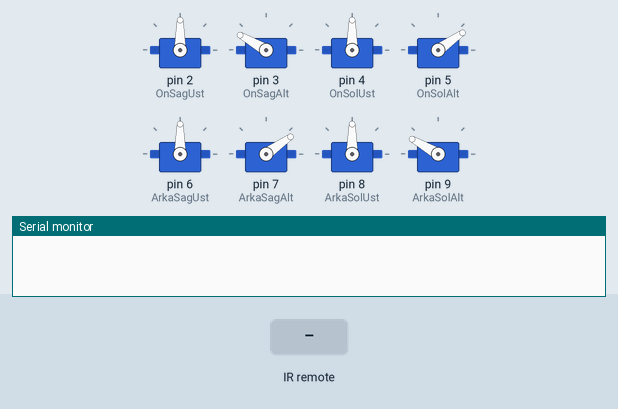
This sketch was run on a simulated Arduino Uno, built with avr-gcc and run on an emulated ATmega328P. On the bench: 8 × servo, the last lines printed to the serial monitor. The inputs (shaded band) are chosen by the test bench.

Above: at 1.2 s.
1.3 s: infrared code 0xFF18E7 received
At 1.45 s:
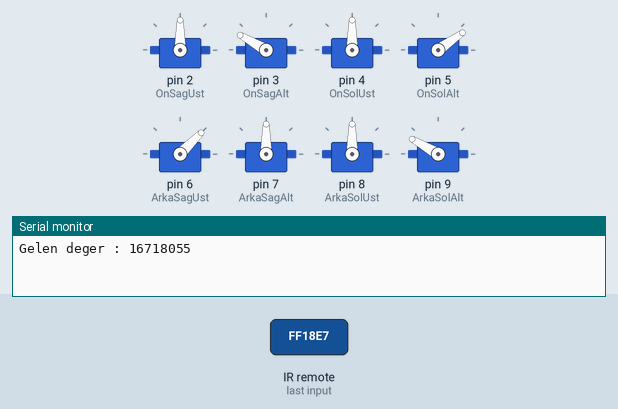
4.3 s: infrared code 0xFF4AB5 received
At 4.45 s:
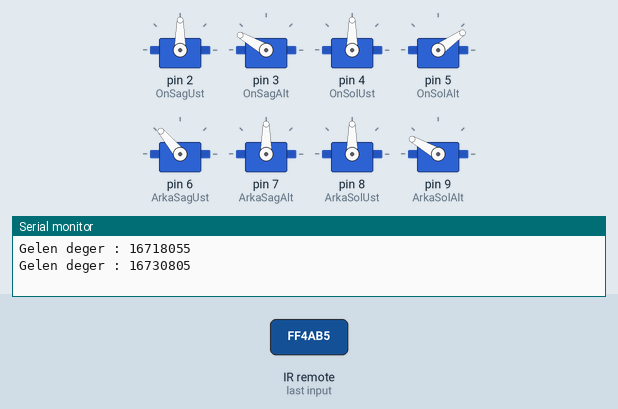
7.3 s: infrared code 0xFFA25D received
At 8.4 s:
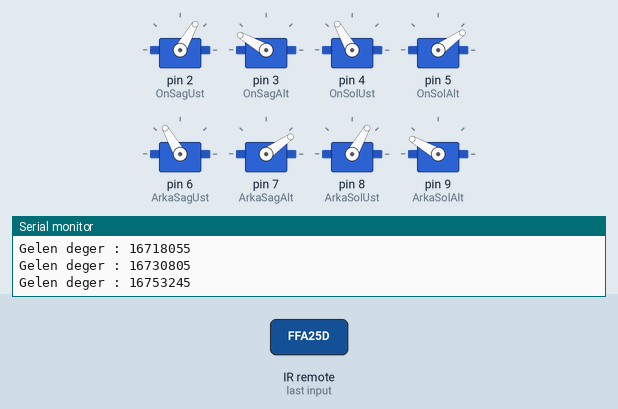
8.8 s: infrared code 0xFF5AA5 received
At 8.95 s:
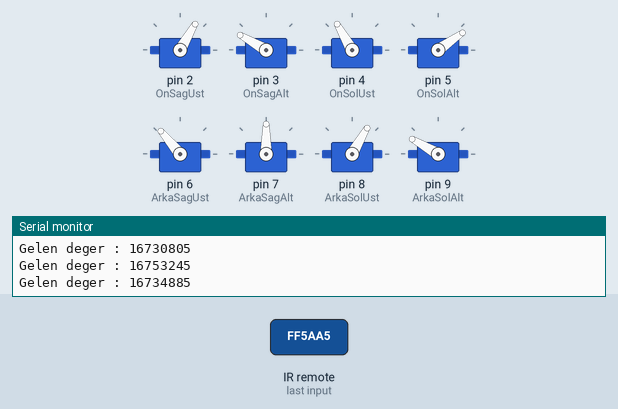
11.8 s: infrared code 0xFF629D received
At 13.0 s:
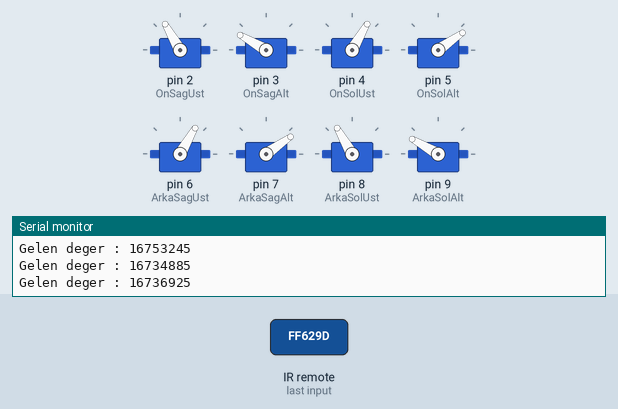
13.3 s: infrared code 0xFF10EF received
At 13.45 s:
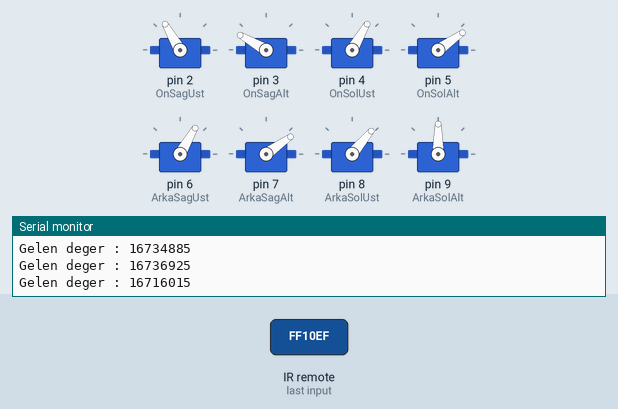
Timing chart, 0 to 16.6 s (numbered marks = the images above; inputs shaded):
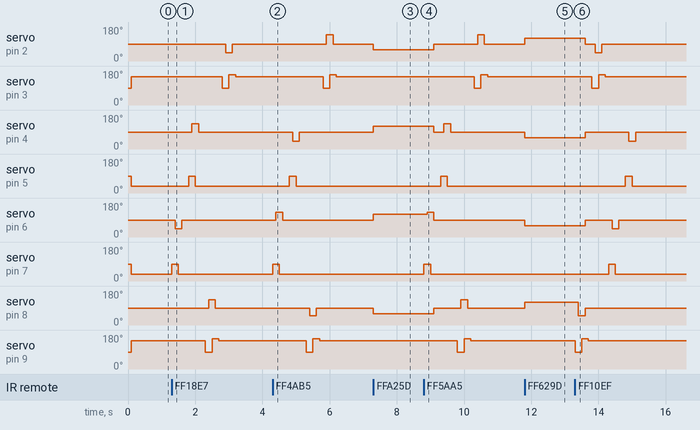

The sketch:

OrumcekRobotIRKumanda.ino
```cpp
#include<Servo.h>
#include <IRremote.h>
//________ÖNLER___________//
Servo OnSagUst;
Servo OnSagAlt;
Servo OnSolUst;
Servo OnSolAlt;
//________ARKA____________//
Servo ArkaSagUst;
Servo ArkaSagAlt;
Servo ArkaSolUst;
Servo ArkaSolAlt;

#define irUp  16718055
#define irDown 16730805
#define irRight 16734885
#define irLeft 16716015
#define irOK 16726215
#define ir1 16753245
#define ir2 16736925
#define ir3 16769565
#define ir4 16720605
#define ir5 16712445
#define ir6 16761405
#define ir7 16769055
#define ir8 16754775
#define ir9 16748655
#define ir0 16750695
#define irStar 16738455
#define irPound 16756815

int irReceiver = 12;
IRrecv irrecv(irReceiver);
decode_results results;


void setup() {
  //__________ÖNLER____________//
  OnSagUst.attach(2);
  OnSagAlt.attach(3);
  OnSolUst.attach(4);
  OnSolAlt.attach(5);
  //__________ARKALAR_____________//
  ArkaSagUst.attach(6);
  ArkaSagAlt.attach(7);
  ArkaSolUst.attach(8);
  ArkaSolAlt.attach(9);

  irrecv.enableIRIn();

  Serial.begin (9600);

}

void loop() {

  unsigned long value;
  unsigned long lastValue;

  center();  // Center all servos


  while (1 == 1)    // Loop forever
  {
    if (irrecv.decode(&results)) // If we have received an IR signal
    {
      value = results.value;
      Serial.print("Gelen deger : ");
      Serial.println(value);

      switch (value)
      {
        case irUp:
          lastValue = irUp;
          forward();
          break;

        case irDown:
          lastValue = irDown;
          back();
          break;

        case irRight:
          lastValue = irRight;
          right();
          break;

        case irLeft:
          lastValue = irLeft;
          left();
          break;

        case irOK:
          center();
          lastValue = irOK;
          break;

        case ir1:
          lastValue = ir1;
          upOpen();
          break;

        case ir2:
          lastValue = ir2;
          upClose();
          break;

        case ir3:
          lastValue = ir3;
          sitDown();
          break;

        case ir4:
          lastValue = ir4;
          getUp();
          break;

        case ir5:
          lastValue = ir5;
          wave();
          break;

        case ir6:
          lastValue = ir6;
          respect();
          break;

        case ir7:
          lastValue = ir7;
          solider();
          break;

        case ir8:
          lastValue = ir8;
          center();
          break;

        case ir9:
          lastValue = ir9;
          break;

        case ir0:
          lastValue = ir0;
          center();
          break;

        case irStar:
          lastValue = irStar;
          solider();
          break;

        case irPound:
          lastValue = irPound;
          hello();
          break;

        default:
          break;
      }

      irrecv.resume(); //next value
      delay(200);  // Pause for 50ms before executing next movement

    }// if irrecv.decode
  }//while


}

void center(){
  ArkaSagUst.write(90);
  ArkaSolUst.write(90);
  OnSagUst.write(90);
  OnSolUst.write(90);//
  delay(100);
  ArkaSagAlt.write(35);
  ArkaSolAlt.write(150);
  OnSagAlt.write(150);
  OnSolAlt.write(35);//
  delay(100);
}


void right(){
  ArkaSagAlt.write(90);
  delay(100);
  ArkaSagUst.write(130);
  delay(100);
  ArkaSagAlt.write(35);
  delay(100);
  center();

  OnSolAlt.write(90);
  delay(100);
  OnSolUst.write(135);
  delay(100);
  OnSolAlt.write(35);
  delay(100);
  center();

  ArkaSolAlt.write(90);
  delay(100);
  ArkaSolUst.write(135);
  delay(100);
  ArkaSolAlt.write(160);
  delay(100);
  center();

  OnSagAlt.write(90);
  delay(100);
  OnSagUst.write(140);
  delay(100);
  OnSagAlt.write(160);
  delay(100);
  center();

}

void left(){
  ArkaSolAlt.write(90);
  delay(100);
  ArkaSolUst.write(50);
  delay(100);
  ArkaSolAlt.write(160);
  delay(100);
  center();

  OnSagAlt.write(90);
  delay(100);
  OnSagUst.write(45);
  delay(100);
  OnSagAlt.write(160);
  delay(100);
  center();

  ArkaSagAlt.write(90);
  delay(100);
  ArkaSagUst.write(45);
  delay(100);
  ArkaSagAlt.write(35);
  delay(100);
  center();

  OnSolAlt.write(90);
  delay(100);
  OnSolUst.write(40);
  delay(100);
  OnSolAlt.write(35);
  delay(100);
  center();

}

void back(){
  ArkaSagAlt.write(90);
  delay(100);
  ArkaSagUst.write(130);
  delay(100);
  ArkaSagAlt.write(35);
  delay(100);
  center();

  OnSolAlt.write(90);
  delay(100);
  OnSolUst.write(40);
  delay(100);
  OnSolAlt.write(35);
  delay(100);
  center();

  ArkaSolAlt.write(90);
  delay(100);
  ArkaSolUst.write(50);
  delay(100);
  ArkaSolAlt.write(160);
  delay(100);
  center();

  OnSagAlt.write(90);
  delay(100);
  OnSagUst.write(140);
  delay(100);
  OnSagAlt.write(160);
  delay(100);
  center();
}

void forward(){
  ArkaSagAlt.write(90);
  delay(100);
  ArkaSagUst.write(45);
  delay(100);
  ArkaSagAlt.write(35);
  delay(100);
  center();

  OnSolAlt.write(90);
  delay(100);
  OnSolUst.write(135);
  delay(100);
  OnSolAlt.write(35);
  delay(100);
  center();

  ArkaSolAlt.write(90);
  delay(100);
  ArkaSolUst.write(135);
  delay(100);
  ArkaSolAlt.write(160);
  delay(100);
  center();

  OnSagAlt.write(90);
  delay(100);
  OnSagUst.write(45);
  delay(100);
  OnSagAlt.write(160);
  delay(100);
  center();
}

void upOpen(){
  //Ust servolar acilma
  ArkaSagUst.write(120);
  ArkaSolUst.write(60);
  OnSagUst.write(60);
  OnSolUst.write(120);//
  delay(100);

}
void upClose(){
  //Ust servolar kapanma
  ArkaSagUst.write(60);
  ArkaSolUst.write(120);
  OnSagUst.write(120);
  OnSolUst.write(60);//
  delay(100);
}

void sitDown(){
  // Bacaktaki servolar asagi inme
  ArkaSagAlt.write(70);
  ArkaSolAlt.write(110);
  OnSagAlt.write(110);
  OnSolAlt.write(70);//
  delay(100);
}

void getUp(){
  // Bacaktaki servolar asagi kalkma
  ArkaSagAlt.write(0);
  ArkaSolAlt.write(180);
  OnSagAlt.write(180);
  OnSolAlt.write(0);//
  delay(100);
}

void solider(){
  center();
  delay(1000);
  upOpen();
  delay(1000);
  upClose();

  delay(1000);
  sitDown();
  delay(1000);
  getUp();
  delay(1000);
  center();
}

void respect(){
  center();
  for(int i=0; i<30; i++){
    ArkaSagUst.write(90+i);
    ArkaSolUst.write(90-i);
    delay(10);
  }
  for(int i=0; i<35; i++){
    ArkaSagAlt.write(35-i);
    ArkaSolAlt.write(145+i);
    delay(10);
  }
  for(int i=0; i<45; i++){
    OnSagAlt.write(145-i);
    OnSolAlt.write(35+i);
    delay(10);
  }
  delay(1500);
  for(int i=0; i<100; i++){
    OnSagAlt.write(100+i);
    OnSolAlt.write(85-i);
    delay(10);
  }
  for(int i=0; i<75; i++){
    ArkaSagAlt.write(i);
    ArkaSolAlt.write(180-i);
    delay(20);
  }
  delay(1500);
  center();

}

void wave(){
  upClose();
  getUp();
  for(int i=0; i<110; i++){
    ArkaSagAlt.write(i);
    OnSagAlt.write(180-i);
    delay(10);
  }
  for(int i=0; i<110; i++){
    ArkaSolAlt.write(180-i);
    OnSolAlt.write(i);
    delay(10);
  }
  upOpen();
  upClose();
  for(int i=0; i<110; i++){
    ArkaSolAlt.write(70+i);
    OnSolAlt.write(110-i);
    delay(10);
  }
  for(int i=0; i<110; i++){
    ArkaSagAlt.write(110-i);
    OnSagAlt.write(70+i);
    delay(10);
  }

}


void hello(){
  ArkaSagUst.write(60);
  delay(100);
  ArkaSolUst.write(90);
  delay(100);
  OnSagUst.write(90);
  delay(100);
  OnSolUst.write(120);//
  delay(100);
  ArkaSagAlt.write(45);
  delay(100);
  ArkaSolAlt.write(135);
  delay(100);
  OnSagAlt.write(135);
  delay(100);
  OnSolAlt.write(45);//
  delay(100);
  OnSagAlt.write(50);
  delay(100);
  for(int a=0; a<3; a++){
    for(int i=90; i>20; i--){
    OnSagUst.write(i);
    delay(15);
    }
    for(int i=20; i<100; i++){
      OnSagUst.write(i);
      delay(15);
    }
  }
  center();

}
```

Measured:
- after the input at 1.3 s, servo on pin 2 (OnSagUst): 90° → 45° after 1.6 s, → 90° 0.20 s later; servo on pin 3 (OnSagAlt): 150° → 90° after 1.5 s, → 160° 0.20 s later, → 150° 0.20 s later
- after the input at 4.3 s, servo on pin 2 (OnSagUst): 90° → 140° after 1.6 s, → 90° 0.20 s later; servo on pin 3 (OnSagAlt): 150° → 90° after 1.5 s, → 160° 0.20 s later, → 150° 0.20 s later
- after the input at 7.3 s, servo on pin 2 (OnSagUst), servo on pin 8 (ArkaSolUst): 90° → 60° at once; servo on pin 4 (OnSolUst), servo on pin 6 (ArkaSagUst): 90° → 120° at once
- after the input at 8.8 s, servo on pin 2 (OnSagUst): 60° → 90° after 0.30 s, → 140° 1.3 s later, → 90° 0.20 s later; servo on pin 3 (OnSagAlt): 150° → 90° after 1.5 s, → 160° 0.20 s later, → 150° 0.20 s later
- after the input at 11.8 s, servo on pin 2 (OnSagUst), servo on pin 8 (ArkaSolUst): 90° → 120° at once; servo on pin 4 (OnSolUst), servo on pin 6 (ArkaSagUst): 90° → 60° at once
- after the input at 13.3 s, servo on pin 2 (OnSagUst): 120° → 90° after 0.30 s, → 45° 0.30 s later, → 90° 0.20 s later; servo on pin 3 (OnSagAlt): 150° → 90° after 0.50 s, → 160° 0.20 s later, → 150° 0.20 s later
